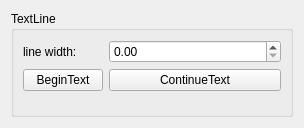
<?xml version="1.0" encoding="UTF-8"?>
<ui version="4.0">
 <class>TextLineBase</class>
 <widget class="QWidget" name="TextLineBase">
  <property name="geometry">
   <rect>
    <x>0</x>
    <y>0</y>
    <width>304</width>
    <height>128</height>
   </rect>
  </property>
  <property name="windowTitle">
   <string>Form</string>
  </property>
  <layout class="QGridLayout">
   <item row="0" column="0" colspan="2">
    <widget class="QGroupBox" name="TextLine">
     <property name="title">
      <string>TextLine</string>
     </property>
     <property name="flat">
      <bool>true</bool>
     </property>
     <layout class="QVBoxLayout" name="verticalLayout">
      <item>
       <layout class="QFormLayout" name="formLayout">
        <item row="0" column="0">
         <widget class="QLabel" name="label">
          <property name="text">
           <string>line width:</string>
          </property>
         </widget>
        </item>
        <item row="0" column="1">
         <widget class="QDoubleSpinBox" name="lineWidth"/>
        </item>
        <item row="1" column="0">
         <widget class="QPushButton" name="beginText">
          <property name="text">
           <string>BeginText</string>
          </property>
         </widget>
        </item>
        <item row="1" column="1">
         <widget class="QPushButton" name="continueText">
          <property name="text">
           <string>ContinueText</string>
          </property>
         </widget>
        </item>
       </layout>
      </item>
     </layout>
    </widget>
   </item>
  </layout>
 </widget>
 <resources/>
 <connections/>
</ui>
